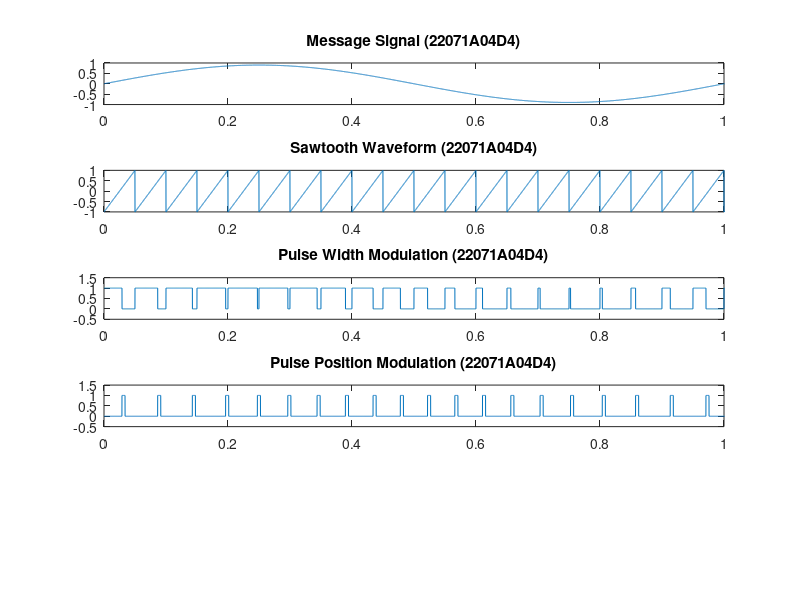

MATLAB code to generate this figure:
clear all;
close all

t=0:0.0001:2;
f1=1; % msg frequency
f2=20; % sawtooth frequency

mssg=0.9*sin(2*pi*f1*t);
subplot(5,1,1);
plot(t,mssg);
title('Message Signal (22071A04D4)')
axis([0 1 -1 1]);

%generation of sawtooth
sa = sawtooth(2*pi*f2*t);
subplot(5,1,2);
plot(t,sa)
title('Sawtooth Waveform (22071A04D4)')
axis([0 1 -1 1]);

%Pulse Width Modulation
pwm=(mssg>sa);
subplot(5,1,3);
plot(t,pwm)
axis([min(t),max(t),0,2])
title('Pulse Width Modulation (22071A04D4)')
axis([0 1 -0.5 1.5]);

%%PPM generation
x1=~pwm; %inverter output
y1=diff(x1); % differentiator output
ppm=zeros(1,length(y1));
k=1;
while k<length(y1)
    if y1(1,k) ==1
        ppm(1,k:k+49)=ones(1,50); %pulse of width 50*0.0001=0.005 sec
        k=k+49;
    else k=k+1;
    end
end
subplot(5,1,4)
plot(0:0.0001:1.9999,ppm)
axis([min(t),max(t),0,2])
title('Pulse Position Modulation (22071A04D4)');
axis([0 1 -0.5 1.5]);